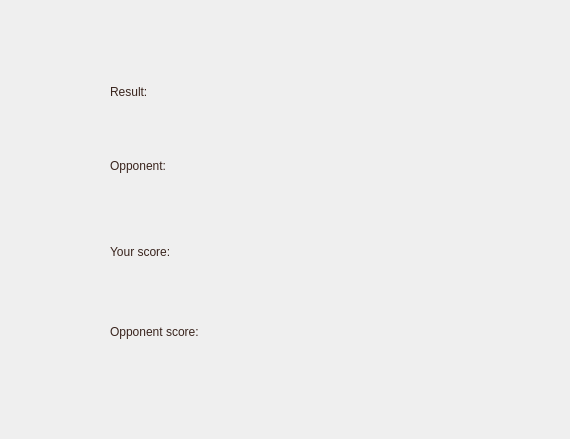
<?xml version="1.0" encoding="UTF-8"?>
<ui version="4.0">
 <class>Each_game_history</class>
 <widget class="QWidget" name="Each_game_history">
  <property name="geometry">
   <rect>
    <x>0</x>
    <y>0</y>
    <width>570</width>
    <height>439</height>
   </rect>
  </property>
  <property name="windowTitle">
   <string>Form</string>
  </property>
  <widget class="QLabel" name="label_backoround">
   <property name="geometry">
    <rect>
     <x>0</x>
     <y>0</y>
     <width>571</width>
     <height>441</height>
    </rect>
   </property>
   <property name="styleSheet">
    <string notr="true">border-image: url(:/new/prefix1/each_game_history_background.jpg);</string>
   </property>
   <property name="text">
    <string/>
   </property>
  </widget>
  <widget class="QLabel" name="label_opponent_username">
   <property name="geometry">
    <rect>
     <x>110</x>
     <y>150</y>
     <width>141</width>
     <height>31</height>
    </rect>
   </property>
   <property name="styleSheet">
    <string notr="true">font: 16pt &quot;Viner Hand ITC&quot;;
color: rgb(57, 36, 29);</string>
   </property>
   <property name="text">
    <string>Opponent: </string>
   </property>
  </widget>
  <widget class="QLabel" name="label_opponent_score">
   <property name="geometry">
    <rect>
     <x>110</x>
     <y>310</y>
     <width>181</width>
     <height>44</height>
    </rect>
   </property>
   <property name="styleSheet">
    <string notr="true">font: 16pt &quot;Viner Hand ITC&quot;;
color: rgb(57, 36, 29);</string>
   </property>
   <property name="text">
    <string>Opponent score:</string>
   </property>
  </widget>
  <widget class="QLabel" name="label_your_score">
   <property name="geometry">
    <rect>
     <x>110</x>
     <y>230</y>
     <width>130</width>
     <height>44</height>
    </rect>
   </property>
   <property name="styleSheet">
    <string notr="true">font: 16pt &quot;Viner Hand ITC&quot;;
color: rgb(57, 36, 29);</string>
   </property>
   <property name="text">
    <string>Your score:</string>
   </property>
  </widget>
  <widget class="QLabel" name="result">
   <property name="geometry">
    <rect>
     <x>120</x>
     <y>110</y>
     <width>161</width>
     <height>31</height>
    </rect>
   </property>
   <property name="styleSheet">
    <string notr="true">font: 12pt &quot;Viner Hand ITC&quot;;
color: rgb(57, 36, 29);</string>
   </property>
   <property name="text">
    <string/>
   </property>
  </widget>
  <widget class="QLabel" name="opponent_username">
   <property name="geometry">
    <rect>
     <x>120</x>
     <y>190</y>
     <width>151</width>
     <height>20</height>
    </rect>
   </property>
   <property name="styleSheet">
    <string notr="true">font: 12pt &quot;Viner Hand ITC&quot;;
color: rgb(57, 36, 29);</string>
   </property>
   <property name="text">
    <string/>
   </property>
  </widget>
  <widget class="QLabel" name="your_score">
   <property name="geometry">
    <rect>
     <x>120</x>
     <y>270</y>
     <width>151</width>
     <height>20</height>
    </rect>
   </property>
   <property name="styleSheet">
    <string notr="true">font: 12pt &quot;Viner Hand ITC&quot;;
color: rgb(57, 36, 29);</string>
   </property>
   <property name="text">
    <string/>
   </property>
  </widget>
  <widget class="QLabel" name="opponent_score">
   <property name="geometry">
    <rect>
     <x>120</x>
     <y>350</y>
     <width>161</width>
     <height>20</height>
    </rect>
   </property>
   <property name="styleSheet">
    <string notr="true">font: 12pt &quot;Viner Hand ITC&quot;;
color: rgb(57, 36, 29);</string>
   </property>
   <property name="text">
    <string/>
   </property>
  </widget>
  <widget class="QLabel" name="label_result">
   <property name="geometry">
    <rect>
     <x>110</x>
     <y>70</y>
     <width>131</width>
     <height>44</height>
    </rect>
   </property>
   <property name="styleSheet">
    <string notr="true">font: 16pt &quot;Viner Hand ITC&quot;;
color: rgb(57, 36, 29);
</string>
   </property>
   <property name="text">
    <string>Result:</string>
   </property>
  </widget>
 </widget>
 <resources/>
 <connections/>
</ui>
